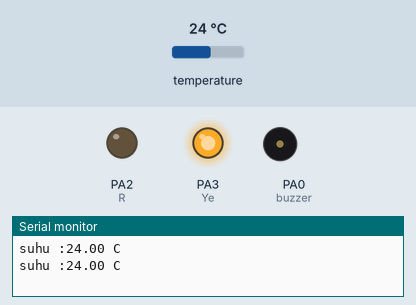
Bench run of a sketch on a simulated STM32 Blue Pill. On the bench: output pins drawn as LEDs (lit = HIGH), buzzer (waves = sounding, pin HIGH), the last lines printed to the serial monitor. The test bench sets the inputs (shaded band); at power-on: temperature 24 °C.

Above: at 3.3 s.
3.4 s: temperature set to 30.6 °C
5.9 s: temperature set to 31.7 °C
At 7.6 s:
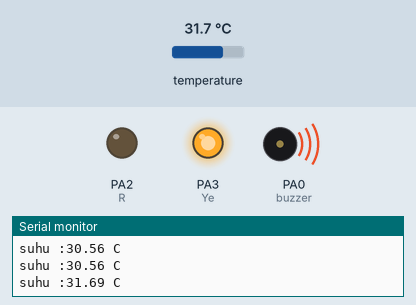
8.4 s: temperature set to 30.7 °C
11.3 s: temperature set to 29.5 °C
At 12.3 s:
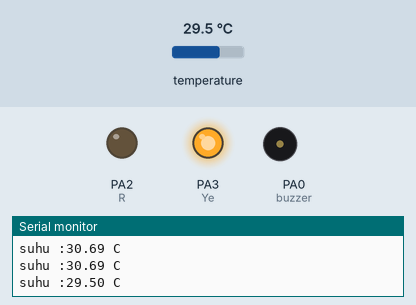
13.8 s: temperature set to 33 °C
At 16.0 s:
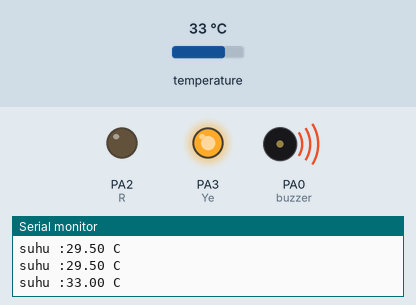
Timing chart, 0 to 17.5 s (numbered marks = the images above; inputs shaded):
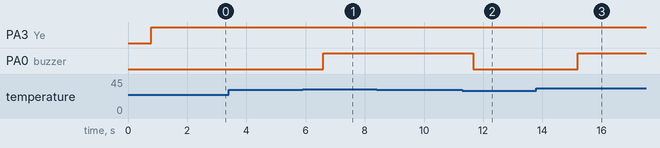

The sketch:

Buzzer_dan_Suhu.ino
```cpp
// Kalo sensor Flame pakai librarry

#include <OneWire.h>
#include <DallasTemperature.h>

int buzzer = PA0;
int suhu = PA1;
int R = PA2;
int Ye = PA3;
OneWire oneWire(suhu);
DallasTemperature sensors(&oneWire);

void setup (){

  //Jika memakai Librarry maka tidak usah deklarasi pinMode
  //Namun ditambah "sensors.begin()"

  Serial.begin(9600);
  sensors.begin();
  pinMode (buzzer,OUTPUT);
  pinMode (R,OUTPUT);
  pinMode (Ye,OUTPUT);
}

void loop(){
  //baca Sensor
  sensors.requestTemperatures();
  float bacaSuhu=sensors.getTempCByIndex(0); // Harus ditambah template mengikuti Librarry yang digunakan

  //Serial Print
  Serial.print ("suhu :");
  Serial.print (bacaSuhu);
  Serial.print (" C");
  Serial.println ();//Enter

  //Logic
  if (bacaSuhu < 30){
  digitalWrite (buzzer,LOW);
  digitalWrite (R,LOW);
  digitalWrite (Ye,HIGH);
  delay(1000);
  }
  //Logic 2
  else if (bacaSuhu >= 31){
    digitalWrite (buzzer,HIGH);
    digitalWrite (R,LOW);
    digitalWrite (Ye,HIGH);
    delay(1000);
  }
}
```

Measured:
- the behaviour switches between 30.9 and 31 °C on temperature (found by bisection; images 0 and 1)
- the behaviour switches between 30 and 29.9 °C on temperature (found by bisection; images 1 and 2)
- after the input at 5.9 s, PA0 (buzzer): LOW → HIGH after 0.70 s
- after the input at 11.3 s, PA0 (buzzer): HIGH → LOW after 0.36 s
- after the input at 13.8 s, PA0 (buzzer): LOW → HIGH after 1.4 s
